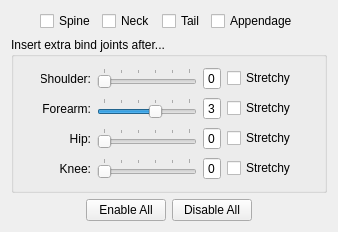
                <widget class="QWidget" name="stretchyPage">
                 <property name="geometry">
                  <rect>
                   <x>0</x>
                   <y>0</y>
                   <width>338</width>
                   <height>232</height>
                  </rect>
                 </property>
                 <attribute name="label">
                  <string>Stretchy Settings</string>
                 </attribute>
                 <layout class="QVBoxLayout" name="verticalLayout_6">
                  <item>
                   <layout class="QHBoxLayout" name="horizontalLayout">
                    <item>
                     <spacer name="stretchySNTASpacerLeft">
                      <property name="orientation">
                       <enum>Qt::Horizontal</enum>
                      </property>
                      <property name="sizeHint" stdset="0">
                       <size>
                        <width>40</width>
                        <height>20</height>
                       </size>
                      </property>
                     </spacer>
                    </item>
                    <item>
                     <widget class="QCheckBox" name="stretchySpineCheckBox">
                      <property name="text">
                       <string>Spine</string>
                      </property>
                     </widget>
                    </item>
                    <item>
                     <widget class="QCheckBox" name="stretchyNeckCheckBox">
                      <property name="text">
                       <string>Neck</string>
                      </property>
                     </widget>
                    </item>
                    <item>
                     <widget class="QCheckBox" name="stretchyTailCheckBox">
                      <property name="text">
                       <string>Tail</string>
                      </property>
                     </widget>
                    </item>
                    <item>
                     <widget class="QCheckBox" name="stretchyAppendageCheckBox">
                      <property name="text">
                       <string>Appendage</string>
                      </property>
                     </widget>
                    </item>
                    <item>
                     <spacer name="stretchySNTASpacerRight">
                      <property name="orientation">
                       <enum>Qt::Horizontal</enum>
                      </property>
                      <property name="sizeHint" stdset="0">
                       <size>
                        <width>40</width>
                        <height>20</height>
                       </size>
                      </property>
                     </spacer>
                    </item>
                   </layout>
                  </item>
                  <item>
                   <widget class="QGroupBox" name="insertExtraBindJointsAfterGroupBox">
                    <property name="title">
                     <string>Insert extra bind joints after...</string>
                    </property>
                    <layout class="QVBoxLayout" name="verticalLayout_11">
                     <item>
                      <layout class="QHBoxLayout" name="extraShoulderJointsLayout">
                       <item>
                        <spacer name="extraShoulderJointsSpacerLeft">
                         <property name="orientation">
                          <enum>Qt::Horizontal</enum>
                         </property>
                         <property name="sizeHint" stdset="0">
                          <size>
                           <width>40</width>
                           <height>20</height>
                          </size>
                         </property>
                        </spacer>
                       </item>
                       <item>
                        <widget class="QLabel" name="stretchyShoulderLabel">
                         <property name="minimumSize">
                          <size>
                           <width>50</width>
                           <height>0</height>
                          </size>
                         </property>
                         <property name="text">
                          <string>Shoulder:</string>
                         </property>
                         <property name="alignment">
                          <set>Qt::AlignRight|Qt::AlignTrailing|Qt::AlignVCenter</set>
                         </property>
                        </widget>
                       </item>
                       <item>
                        <widget class="QSlider" name="insertShoulderJointsSlider">
                         <property name="minimumSize">
                          <size>
                           <width>100</width>
                           <height>0</height>
                          </size>
                         </property>
                         <property name="maximum">
                          <number>5</number>
                         </property>
                         <property name="value">
                          <number>0</number>
                         </property>
                         <property name="orientation">
                          <enum>Qt::Horizontal</enum>
                         </property>
                         <property name="tickPosition">
                          <enum>QSlider::TicksAbove</enum>
                         </property>
                         <property name="tickInterval">
                          <number>1</number>
                         </property>
                        </widget>
                       </item>
                       <item>
                        <widget class="QSpinBox" name="insertShoulderJointsSpinBox">
                         <property name="enabled">
                          <bool>true</bool>
                         </property>
                         <property name="buttonSymbols">
                          <enum>QAbstractSpinBox::NoButtons</enum>
                         </property>
                         <property name="maximum">
                          <number>5</number>
                         </property>
                         <property name="value">
                          <number>0</number>
                         </property>
                        </widget>
                       </item>
                       <item>
                        <widget class="QCheckBox" name="stretchyShoulderCheckBox">
                         <property name="text">
                          <string>Stretchy</string>
                         </property>
                        </widget>
                       </item>
                       <item>
                        <spacer name="extraShoulderJointsSpacerRight">
                         <property name="orientation">
                          <enum>Qt::Horizontal</enum>
                         </property>
                         <property name="sizeHint" stdset="0">
                          <size>
                           <width>40</width>
                           <height>20</height>
                          </size>
                         </property>
                        </spacer>
                       </item>
                      </layout>
                     </item>
                     <item>
                      <layout class="QHBoxLayout" name="extraForearmJointsLayout">
                       <item>
                        <spacer name="extraForearmJointsSpacerLeft">
                         <property name="orientation">
                          <enum>Qt::Horizontal</enum>
                         </property>
                         <property name="sizeHint" stdset="0">
                          <size>
                           <width>40</width>
                           <height>20</height>
                          </size>
                         </property>
                        </spacer>
                       </item>
                       <item>
                        <widget class="QLabel" name="stretchyForearmLabel">
                         <property name="minimumSize">
                          <size>
                           <width>50</width>
                           <height>0</height>
                          </size>
                         </property>
                         <property name="text">
                          <string>Forearm:</string>
                         </property>
                         <property name="alignment">
                          <set>Qt::AlignRight|Qt::AlignTrailing|Qt::AlignVCenter</set>
                         </property>
                        </widget>
                       </item>
                       <item>
                        <widget class="QSlider" name="insertForearmJointsSlider">
                         <property name="minimumSize">
                          <size>
                           <width>100</width>
                           <height>0</height>
                          </size>
                         </property>
                         <property name="maximum">
                          <number>5</number>
                         </property>
                         <property name="value">
                          <number>3</number>
                         </property>
                         <property name="orientation">
                          <enum>Qt::Horizontal</enum>
                         </property>
                         <property name="tickPosition">
                          <enum>QSlider::TicksAbove</enum>
                         </property>
                         <property name="tickInterval">
                          <number>1</number>
                         </property>
                        </widget>
                       </item>
                       <item>
                        <widget class="QSpinBox" name="insertForearmJointsSpinBox">
                         <property name="enabled">
                          <bool>true</bool>
                         </property>
                         <property name="buttonSymbols">
                          <enum>QAbstractSpinBox::NoButtons</enum>
                         </property>
                         <property name="maximum">
                          <number>5</number>
                         </property>
                         <property name="value">
                          <number>3</number>
                         </property>
                        </widget>
                       </item>
                       <item>
                        <widget class="QCheckBox" name="stretchyForearmCheckBox">
                         <property name="text">
                          <string>Stretchy</string>
                         </property>
                        </widget>
                       </item>
                       <item>
                        <spacer name="extraForearmJointsSpacerRight">
                         <property name="orientation">
                          <enum>Qt::Horizontal</enum>
                         </property>
                         <property name="sizeHint" stdset="0">
                          <size>
                           <width>40</width>
                           <height>20</height>
                          </size>
                         </property>
                        </spacer>
                       </item>
                      </layout>
                     </item>
                     <item>
                      <layout class="QHBoxLayout" name="extraHipJointsLayout">
                       <item>
                        <spacer name="extraHipJointsSpacerLeft">
                         <property name="orientation">
                          <enum>Qt::Horizontal</enum>
                         </property>
                         <property name="sizeHint" stdset="0">
                          <size>
                           <width>40</width>
                           <height>20</height>
                          </size>
                         </property>
                        </spacer>
                       </item>
                       <item>
                        <widget class="QLabel" name="stretchyHipLabel">
                         <property name="minimumSize">
                          <size>
                           <width>50</width>
                           <height>0</height>
                          </size>
                         </property>
                         <property name="text">
                          <string>Hip:</string>
                         </property>
                         <property name="alignment">
                          <set>Qt::AlignRight|Qt::AlignTrailing|Qt::AlignVCenter</set>
                         </property>
                        </widget>
                       </item>
                       <item>
                        <widget class="QSlider" name="insertHipJointsSlider">
                         <property name="minimumSize">
                          <size>
                           <width>100</width>
                           <height>0</height>
                          </size>
                         </property>
                         <property name="maximum">
                          <number>5</number>
                         </property>
                         <property name="value">
                          <number>0</number>
                         </property>
                         <property name="orientation">
                          <enum>Qt::Horizontal</enum>
                         </property>
                         <property name="tickPosition">
                          <enum>QSlider::TicksAbove</enum>
                         </property>
                         <property name="tickInterval">
                          <number>1</number>
                         </property>
                        </widget>
                       </item>
                       <item>
                        <widget class="QSpinBox" name="insertHipJointsSpinBox">
                         <property name="enabled">
                          <bool>true</bool>
                         </property>
                         <property name="buttonSymbols">
                          <enum>QAbstractSpinBox::NoButtons</enum>
                         </property>
                         <property name="maximum">
                          <number>5</number>
                         </property>
                         <property name="value">
                          <number>0</number>
                         </property>
                        </widget>
                       </item>
                       <item>
                        <widget class="QCheckBox" name="stretchyHipCheckBox">
                         <property name="text">
                          <string>Stretchy</string>
                         </property>
                        </widget>
                       </item>
                       <item>
                        <spacer name="extraHipJointsSpacerRight">
                         <property name="orientation">
                          <enum>Qt::Horizontal</enum>
                         </property>
                         <property name="sizeHint" stdset="0">
                          <size>
                           <width>40</width>
                           <height>20</height>
                          </size>
                         </property>
                        </spacer>
                       </item>
                      </layout>
                     </item>
                     <item>
                      <layout class="QHBoxLayout" name="extraKneeJointsLayout">
                       <item>
                        <spacer name="extraKneeJointsSpacerLeft">
                         <property name="orientation">
                          <enum>Qt::Horizontal</enum>
                         </property>
                         <property name="sizeHint" stdset="0">
                          <size>
                           <width>40</width>
                           <height>20</height>
                          </size>
                         </property>
                        </spacer>
                       </item>
                       <item>
                        <widget class="QLabel" name="stretchyKneeLabel">
                         <property name="minimumSize">
                          <size>
                           <width>50</width>
                           <height>0</height>
                          </size>
                         </property>
                         <property name="text">
                          <string>Knee:</string>
                         </property>
                         <property name="alignment">
                          <set>Qt::AlignRight|Qt::AlignTrailing|Qt::AlignVCenter</set>
                         </property>
                        </widget>
                       </item>
                       <item>
                        <widget class="QSlider" name="insertKneeJointsSlider">
                         <property name="minimumSize">
                          <size>
                           <width>100</width>
                           <height>0</height>
                          </size>
                         </property>
                         <property name="maximum">
                          <number>5</number>
                         </property>
                         <property name="value">
                          <number>0</number>
                         </property>
                         <property name="orientation">
                          <enum>Qt::Horizontal</enum>
                         </property>
                         <property name="tickPosition">
                          <enum>QSlider::TicksAbove</enum>
                         </property>
                         <property name="tickInterval">
                          <number>1</number>
                         </property>
                        </widget>
                       </item>
                       <item>
                        <widget class="QSpinBox" name="insertKneeJointsSpinBox">
                         <property name="enabled">
                          <bool>true</bool>
                         </property>
                         <property name="buttonSymbols">
                          <enum>QAbstractSpinBox::NoButtons</enum>
                         </property>
                         <property name="maximum">
                          <number>5</number>
                         </property>
                         <property name="value">
                          <number>0</number>
                         </property>
                        </widget>
                       </item>
                       <item>
                        <widget class="QCheckBox" name="stretchyKneeCheckBox">
                         <property name="text">
                          <string>Stretchy</string>
                         </property>
                        </widget>
                       </item>
                       <item>
                        <spacer name="extraKneeJointsSpacerRight">
                         <property name="orientation">
                          <enum>Qt::Horizontal</enum>
                         </property>
                         <property name="sizeHint" stdset="0">
                          <size>
                           <width>40</width>
                           <height>20</height>
                          </size>
                         </property>
                        </spacer>
                       </item>
                      </layout>
                     </item>
                    </layout>
                   </widget>
                  </item>
                  <item>
                   <layout class="QHBoxLayout" name="horizontalLayout_2">
                    <item>
                     <spacer name="horizontalSpacer">
                      <property name="orientation">
                       <enum>Qt::Horizontal</enum>
                      </property>
                      <property name="sizeHint" stdset="0">
                       <size>
                        <width>40</width>
                        <height>20</height>
                       </size>
                      </property>
                     </spacer>
                    </item>
                    <item>
                     <widget class="QPushButton" name="stretchyEnableAllButton">
                      <property name="text">
                       <string>Enable All</string>
                      </property>
                     </widget>
                    </item>
                    <item>
                     <widget class="QPushButton" name="stretchyDisableAllButton">
                      <property name="text">
                       <string>Disable All</string>
                      </property>
                     </widget>
                    </item>
                    <item>
                     <spacer name="horizontalSpacer_2">
                      <property name="orientation">
                       <enum>Qt::Horizontal</enum>
                      </property>
                      <property name="sizeHint" stdset="0">
                       <size>
                        <width>40</width>
                        <height>20</height>
                       </size>
                      </property>
                     </spacer>
                    </item>
                   </layout>
                  </item>
                 </layout>
                </widget>
